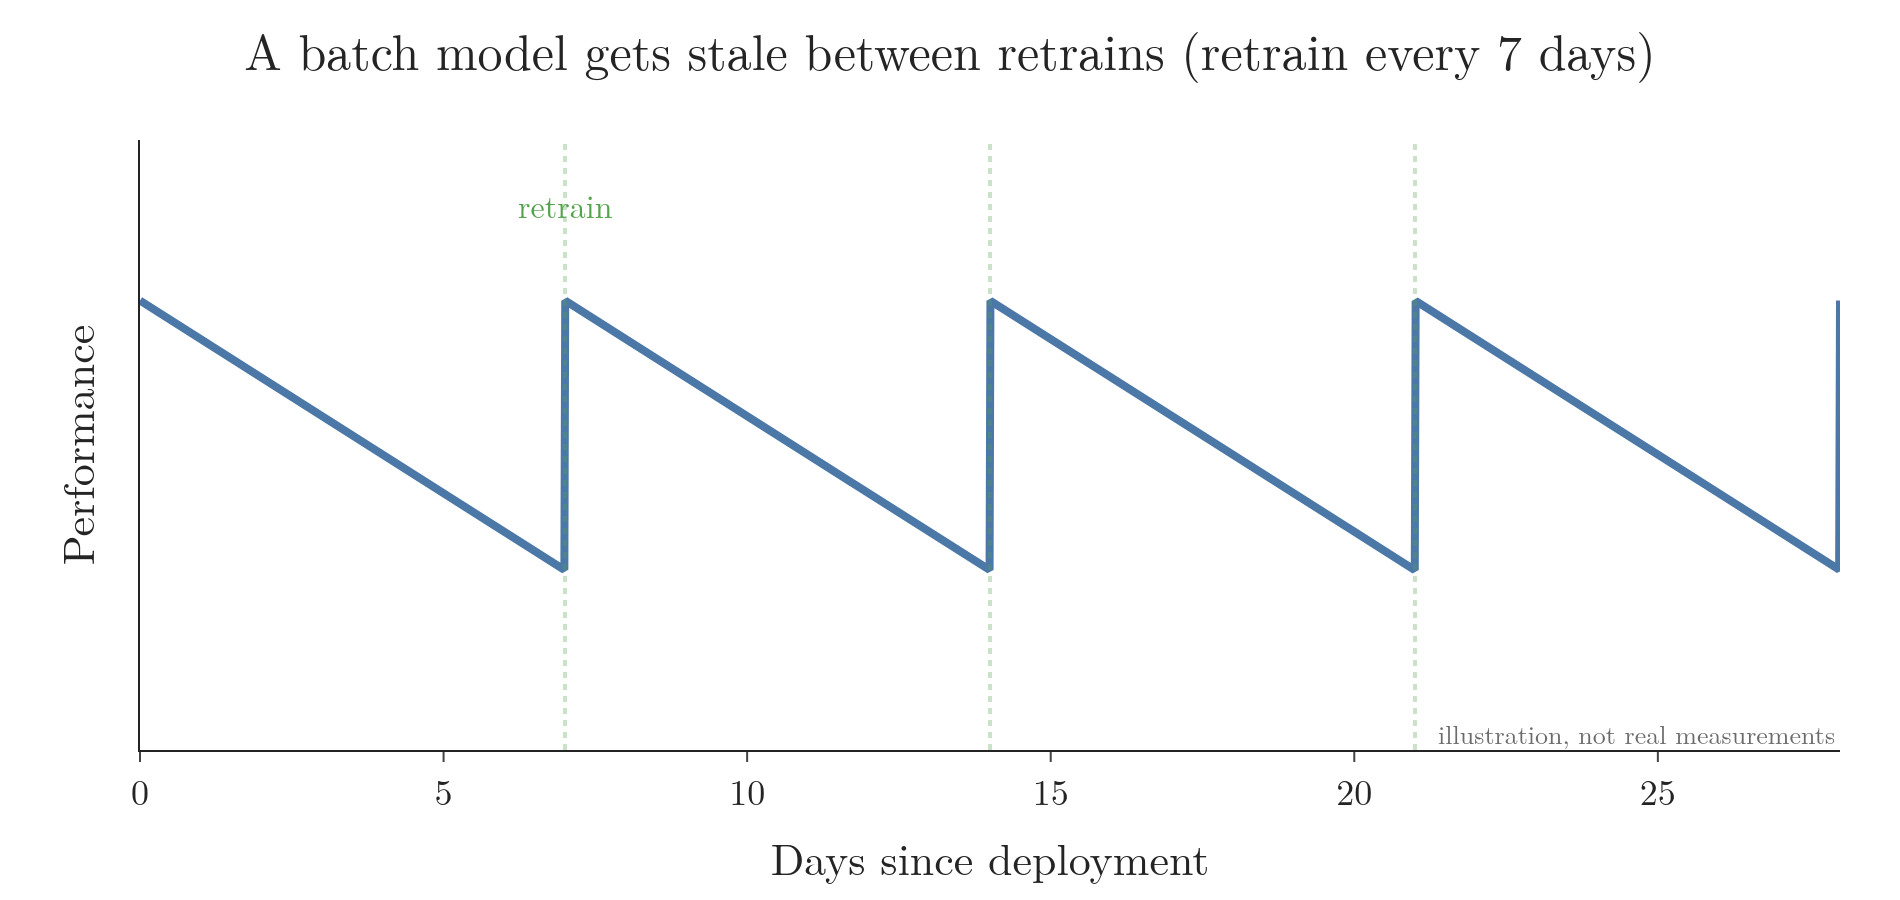

Write the Python code that produced this figure.
"""A batch model gets stale between retrains: performance drifts down, jumps back at each retrain.
Concept curve, not measurements."""
from pathlib import Path
import numpy as np
import plotly.graph_objects as go

here = Path(__file__).parent
BLUE, GREEN, GREY = "#4C78A8", "#54A24B", "#6B6B6B"


def performance(days, retrain_every, decay=0.012, start=0.92):
    """Performance drops a little each day since the last retrain, then resets."""
    since = np.mod(days, retrain_every)
    return start - decay * since


def staleness_figure(retrain_every=7):
    days = np.linspace(0, 28, 2000)
    fig = go.Figure()
    fig.add_trace(go.Scatter(x=days, y=performance(days, retrain_every), mode="lines",
                             line=dict(color=BLUE, width=4), name="model performance"))
    for d in np.arange(retrain_every, 28, retrain_every):
        fig.add_vline(x=d, line=dict(color=GREEN, width=2, dash="dot"))
    fig.add_annotation(x=retrain_every, y=0.95, text="retrain", showarrow=False, font=dict(color=GREEN, size=16))
    fig.update_layout(template="simple_white", width=950, height=450, showlegend=False,
                      font=dict(family="Latin Modern Roman", size=18),
                      title=dict(text=f"A batch model gets stale between retrains (retrain every {retrain_every} days)", x=0.5),
                      xaxis=dict(title="Days since deployment"), yaxis=dict(title="Performance", range=[0.78, 0.97],
                                                                            showticklabels=False, ticks=""),
                      margin=dict(l=70, r=30, t=70, b=60))
    fig.add_annotation(x=28, y=0.785, xanchor="right", showarrow=False, text="illustration, not real measurements",
                       font=dict(size=13, color=GREY))
    return fig


if __name__ == "__main__":
    fig = staleness_figure(7)
    fig.write_image(here / "staleness.png", scale=2)
    fig.write_image(here / "staleness.pdf")
